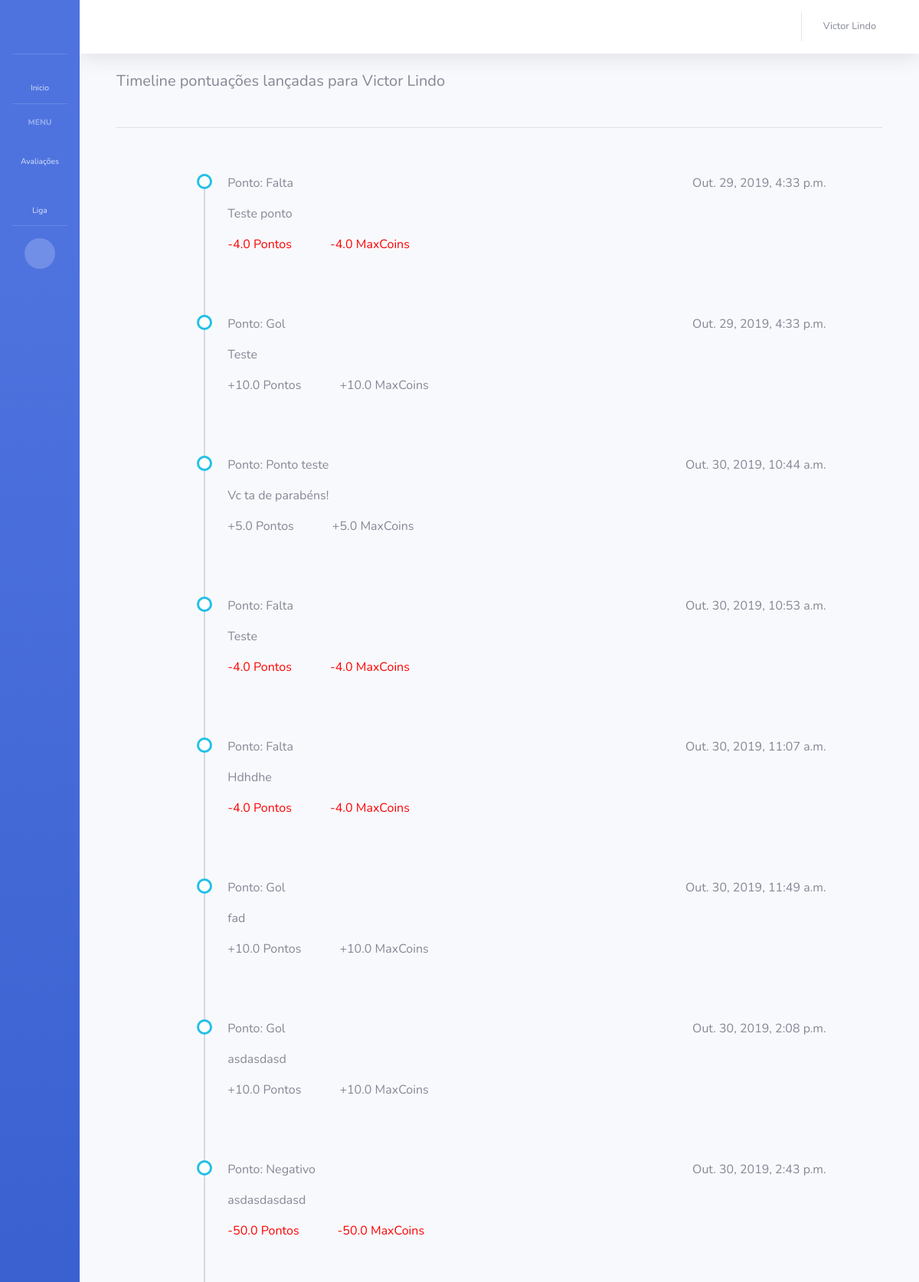
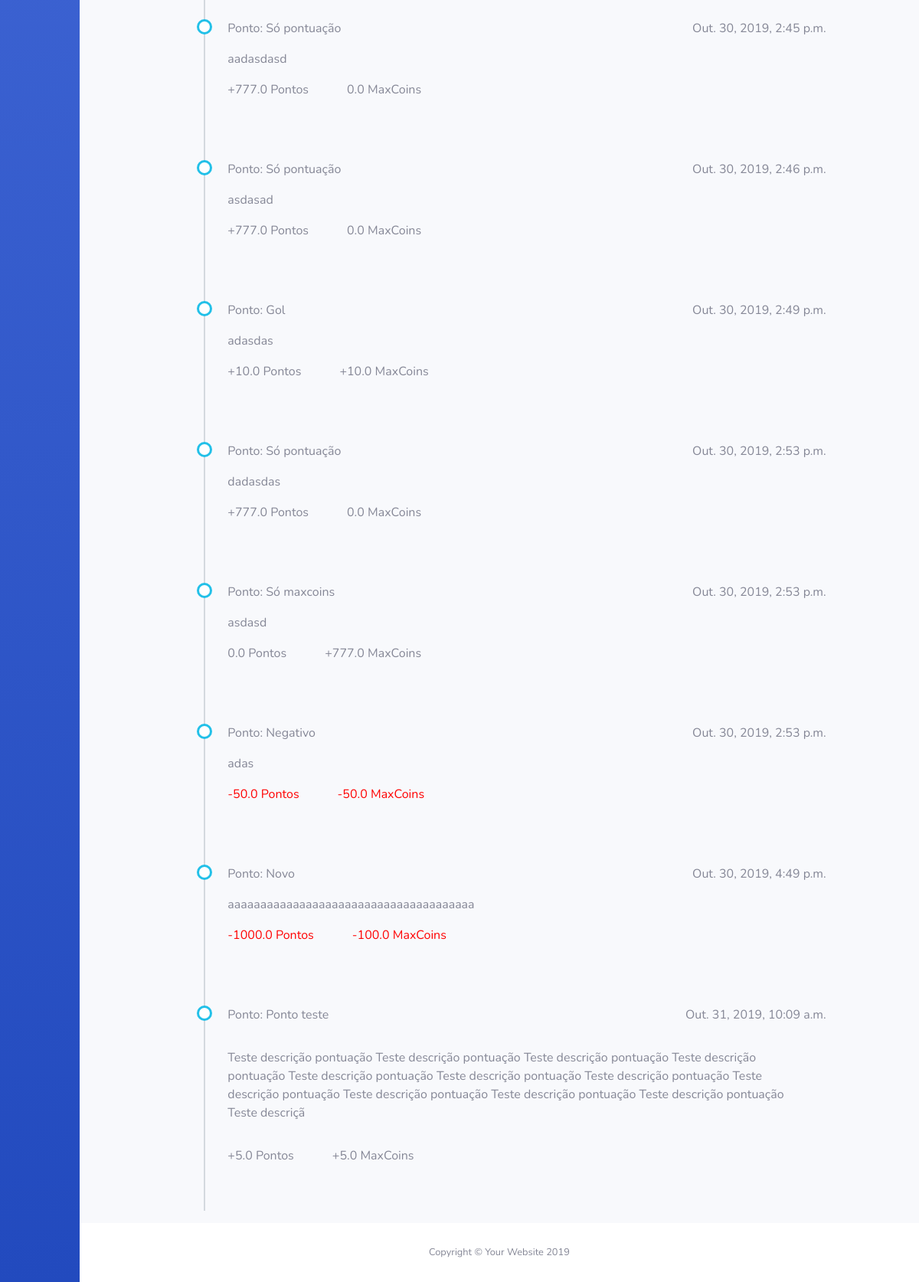
Before: /avaliacoes/minhas-avaliacoes/ (signed in) with the older database file (2 pictures, top to bottom).
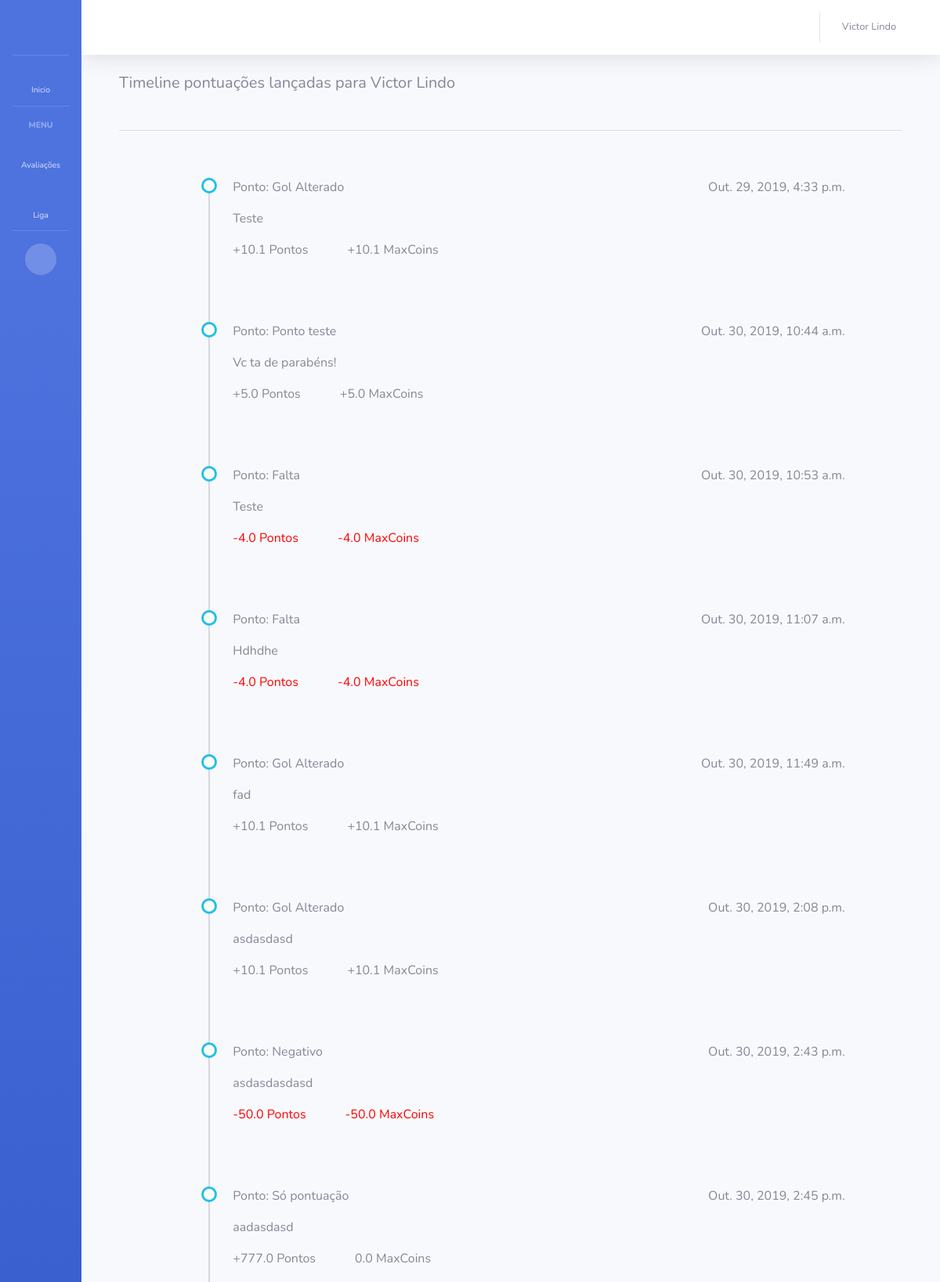
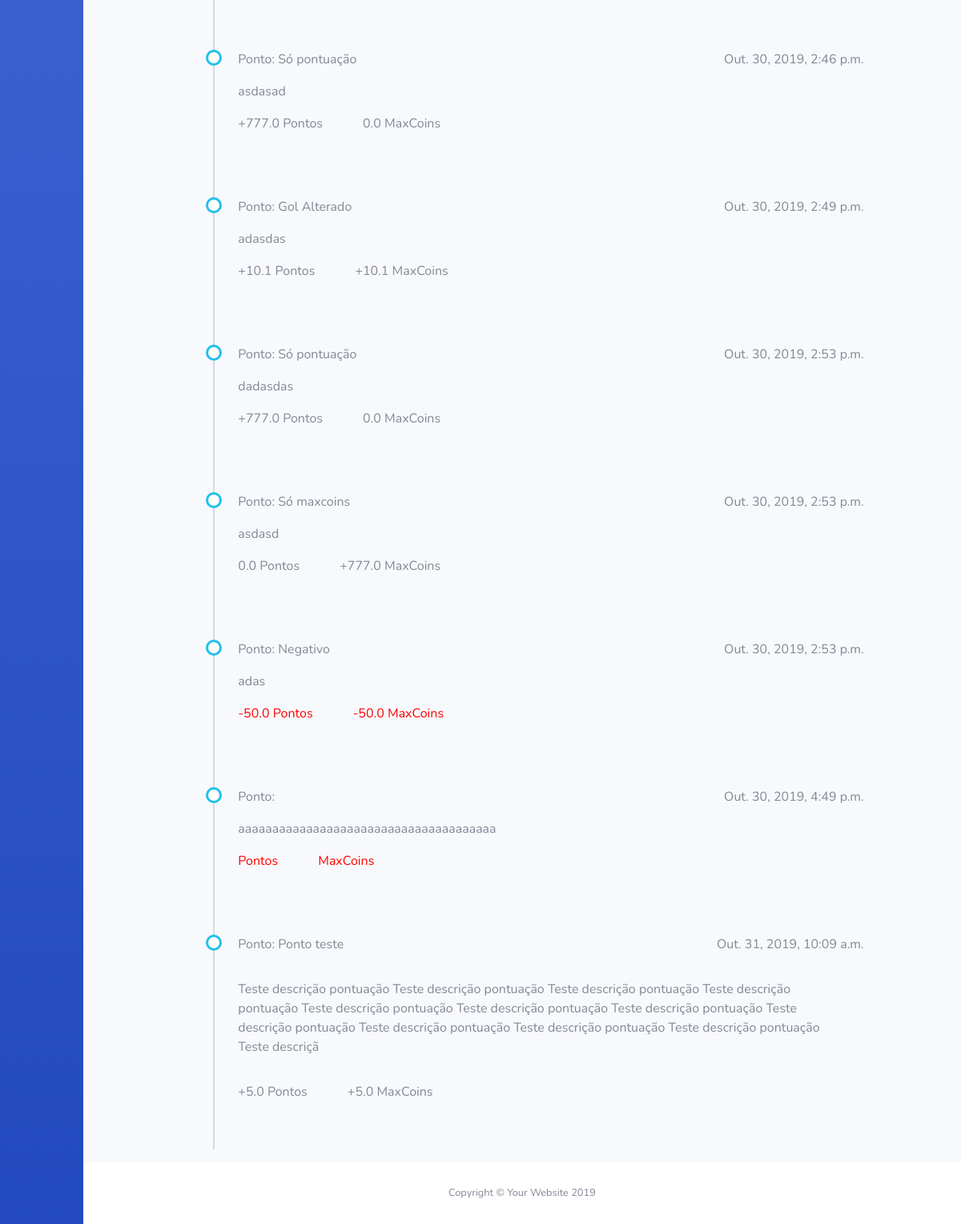
After: the same page with the newer database file (2 pictures, top to bottom).
### app_maxliga/models.py (models this page shows, shortened)
class LancamentoAvaliacao(models.Model):
    avaliador = models.ForeignKey(Colaborador, on_delete=models.SET_NULL, blank=True, null=True, verbose_name='Avaliador', related_name='avaliador_colaborador')
    colaborador = models.ForeignKey(Colaborador, on_delete=models.SET_NULL, blank=True, null=True, verbose_name='Colaborador', related_name='colaborador_colaborador')
    tipo_ponto = models.ForeignKey(TipoPonto, on_delete=models.SET_NULL, blank=True, null=True, verbose_name='Tipo de ponto')
    descricao = models.TextField('Descrição do lançamento', max_length=300)
    data_lancamento = models.DateTimeField('Data de criação', auto_now_add=True)

class TipoPonto(models.Model):
    nome = models.CharField('Nome tipo de ponto', max_length=128)
    qtd_ponto = models.FloatField('Quantidade de pontos', blank=True, default=0)
    qtd_maxcoins = models.FloatField('Quantidade de MaxCoins', blank=True, default=0)
    data_cadastro = models.DateTimeField('Data de criação', auto_now_add=True)

### app_maxliga/views.py (the view)
# urls.py: path('avaliacoes/minhas-avaliacoes/', minhas_avaliacoes, name='minhas_avaliacoes'),
@login_required
def minhas_avaliacoes(request):
    user = request.user.id
    colaborador = Colaborador.objects.get(usuario=user)
    avaliacoes = LancamentoAvaliacao.objects.filter(colaborador=colaborador)
    data = {
        'colaborador': colaborador,
        'avaliacoes': avaliacoes
    }
    return render(request, 'app_maxliga/minhas_avaliacoes.html', data)

### app_maxliga/templates/app_maxliga/minhas_avaliacoes.html
{% extends 'base.html' %}
{% block BodyHeading %}
<div class="container">
    <h5>Timeline pontuações lançadas para {{ colaborador.nome }}</h5>
    <br>
    <hr>
    <br>
    <div class="row">
        <div class="col-md-10 offset-md-1">
            <ul class="timeline">
                {% for avaliacao in avaliacoes %}
                <li>
                    <div class="row">
                        <div class="col">
                            <p> Ponto: {{ avaliacao.tipo_ponto.nome }}</p>
                        </div>
                        <div class="text-right">
                            <p>{{ avaliacao.data_lancamento }}</p>
                        </div>
                    </div>
                    <div class="row col">
                        <p>{{ avaliacao.descricao|linebreaks }}</p>
                    </div>
                    <div class="row col">
                        {% if avaliacao.tipo_ponto.qtd_ponto > 0 %}
                            <p>+{{ avaliacao.tipo_ponto.qtd_ponto }} Pontos</p>
                        {% elif avaliacao.tipo_ponto.qtd_ponto == 0 %}
                            <p>{{ avaliacao.tipo_ponto.qtd_ponto }} Pontos</p>
                        {% else %}
                            <p style="color:red;">{{ avaliacao.tipo_ponto.qtd_ponto }} Pontos</p>
                        {% endif %}
                        {% if avaliacao.tipo_ponto.qtd_maxcoins > 0 %}
                            <p style="margin-left:50px;">+{{ avaliacao.tipo_ponto.qtd_maxcoins }} MaxCoins</p>
                        {% elif avaliacao.tipo_ponto.qtd_maxcoins == 0 %}
                            <p style="margin-left:50px;">{{ avaliacao.tipo_ponto.qtd_maxcoins }} MaxCoins</p>
                        {% else %}
                            <p style="margin-left:50px; color:red;">{{ avaliacao.tipo_ponto.qtd_maxcoins }} MaxCoins</p>
                        {% endif %}
                    </div>
                </li>
                <br>
                {% endfor %}
            </ul>
        </div>
    </div>
</div>
{% endblock %}

Changed rows visible on the page:
removed LancamentoAvaliacao: tipo_ponto.nome "Falta", data_lancamento "Out. 29, 2019, 4:33 p.m.", descricao "Teste ponto", tipo_ponto.qtd_ponto "-4.0", tipo_ponto.qtd_maxcoins "-4.0"
changed through a linked row, LancamentoAvaliacao "Out. 29, 2019, 4:33 p.m.": tipo_ponto.nome "Gol" → "Gol Alterado"; tipo_ponto.qtd_ponto "10.0" → "10.1"; tipo_ponto.qtd_maxcoins "10.0" → "10.1"
changed through a linked row, LancamentoAvaliacao "Out. 30, 2019, 11:49 a.m.": tipo_ponto.nome "Gol" → "Gol Alterado"; tipo_ponto.qtd_ponto "10.0" → "10.1"; tipo_ponto.qtd_maxcoins "10.0" → "10.1"
changed through a linked row, LancamentoAvaliacao "Out. 30, 2019, 2:08 p.m.": tipo_ponto.nome "Gol" → "Gol Alterado"; tipo_ponto.qtd_ponto "10.0" → "10.1"; tipo_ponto.qtd_maxcoins "10.0" → "10.1"
changed through a linked row, LancamentoAvaliacao "Out. 30, 2019, 2:49 p.m.": tipo_ponto.nome "Gol" → "Gol Alterado"; tipo_ponto.qtd_ponto "10.0" → "10.1"; tipo_ponto.qtd_maxcoins "10.0" → "10.1"
changed LancamentoAvaliacao "Out. 30, 2019, 4:49 p.m.": tipo_ponto.nome "Novo" → (not shown); tipo_ponto.qtd_ponto "-1000.0" → (not shown); tipo_ponto.qtd_maxcoins "-100.0" → (not shown)
